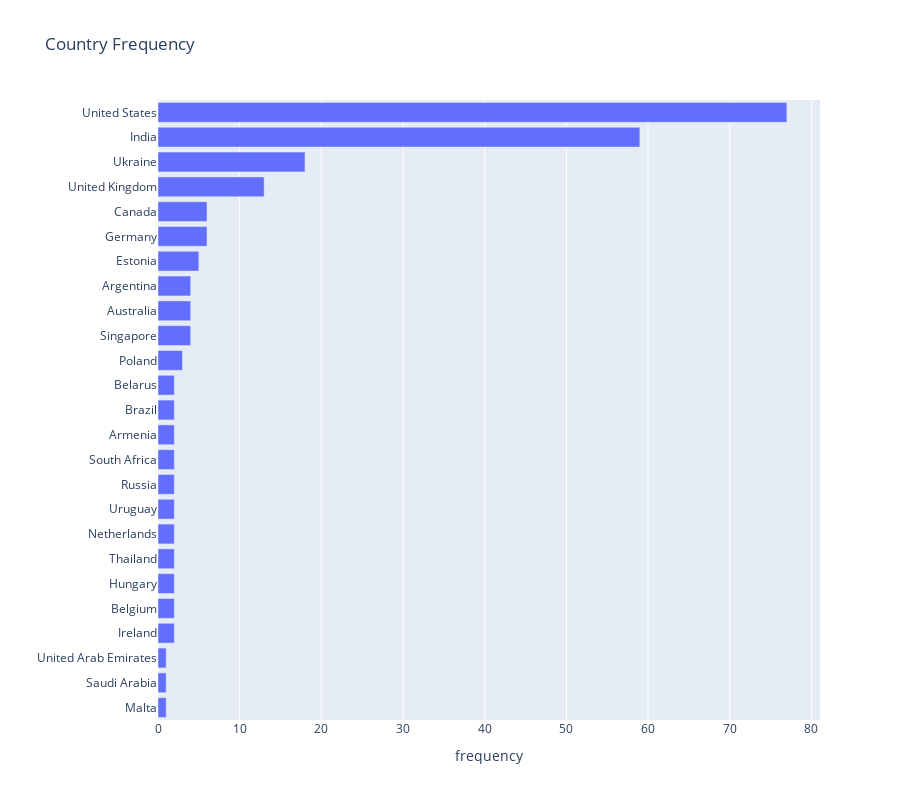

The notebook cell saved with this chart:
### Code cell
px.bar(y=locations.index, x=locations.values, width=900, height=800, 
       title= 'Country Frequency', labels={'y':'', 'x':'frequency'})

### Figure 1 — Plotly figure (JSON) as saved in the notebook; plotly's stock layout.template omitted (floating-point values rounded to 4 significant figures)
{"data": [{"alignmentgroup": "True", "hovertemplate": "frequency=%{x}<br>=%{y}<extra></extra>", "legendgroup": "", "marker": {"color": "#636efa", "pattern": {"shape": ""}}, "name": "", "offsetgroup": "", "orientation": "h", "showlegend": false, "textposition": "auto", "type": "bar", "x": [1, 1, 1, 2, 2, 2, 2, 2, 2, 2, 2, 2, 2, 2, 3, 4, 4, 4, 5, 6, 6, 13, 18, 59, 77], "xaxis": "x", "y": ["Malta", "Saudi Arabia", "United Arab Emirates", "Ireland", "Belgium", "Hungary", "Thailand", "Netherlands", "Uruguay", "Russia", "South Africa", "Armenia", "Brazil", "Belarus", "Poland", "Singapore", "Australia", "Argentina", "Estonia", "Germany", "Canada", "United Kingdom", "Ukraine", "India", "United States"], "yaxis": "y"}], "layout": {"barmode": "relative", "height": 800, "legend": {"tracegroupgap": 0}, "title": {"text": "Country Frequency"}, "width": 900, "xaxis": {"anchor": "y", "domain": [0, 1], "title": {"text": "frequency"}}, "yaxis": {"anchor": "x", "domain": [0, 1], "title": {"text": ""}}}}
